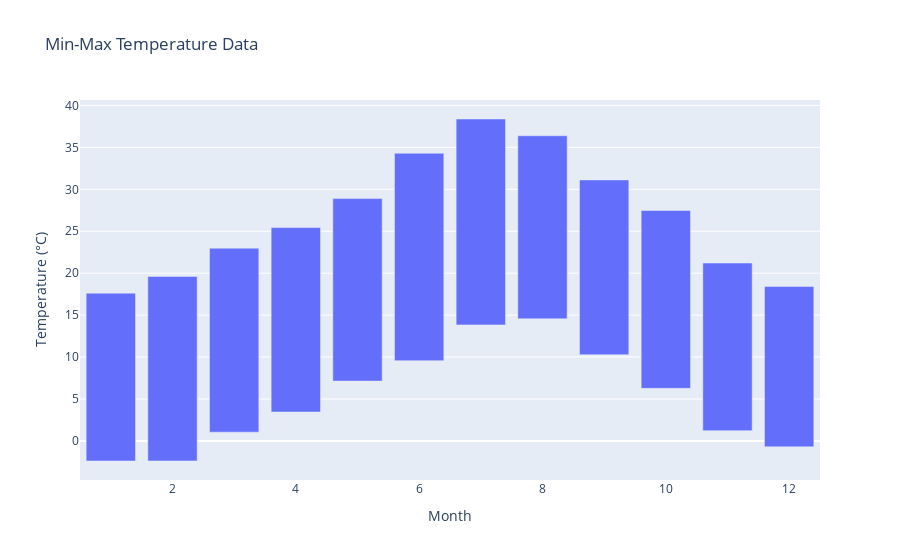

The notebook cell saved with this chart:
### Code cell
# Create a Plotly figure
fig = go.Figure()

# Add a bar chart for min-max temperature
fig.add_trace(go.Bar(
    x=min_temp.month,
    y=max_temp - min_temp,
    base=min_temp,
    name='Min-Max Temperature'
))

# Set the layout
fig.update_layout(
    xaxis=dict(title='Month'),
    yaxis=dict(title='Temperature (°C)'),
    title='Min-Max Temperature Data'
)

# Show the figure
fig.show()

### Figure 1 — Plotly figure (JSON) as saved in the notebook; plotly's stock layout.template omitted (floating-point values rounded to 4 significant figures)
{"data": [{"base": [-2.398, -2.388, 1.043, 3.443, 7.131, 9.568, 13.83, 14.56, 10.27, 6.264, 1.222, -0.7076], "name": "Min-Max Temperature", "type": "bar", "x": [1, 2, 3, 4, 5, 6, 7, 8, 9, 10, 11, 12], "y": [20.02, 22.0, 21.94, 21.99, 21.76, 24.73, 24.55, 21.83, 20.85, 21.21, 19.99, 19.11]}], "layout": {"title": {"text": "Min-Max Temperature Data"}, "xaxis": {"title": {"text": "Month"}}, "yaxis": {"title": {"text": "Temperature (°C)"}}}}
